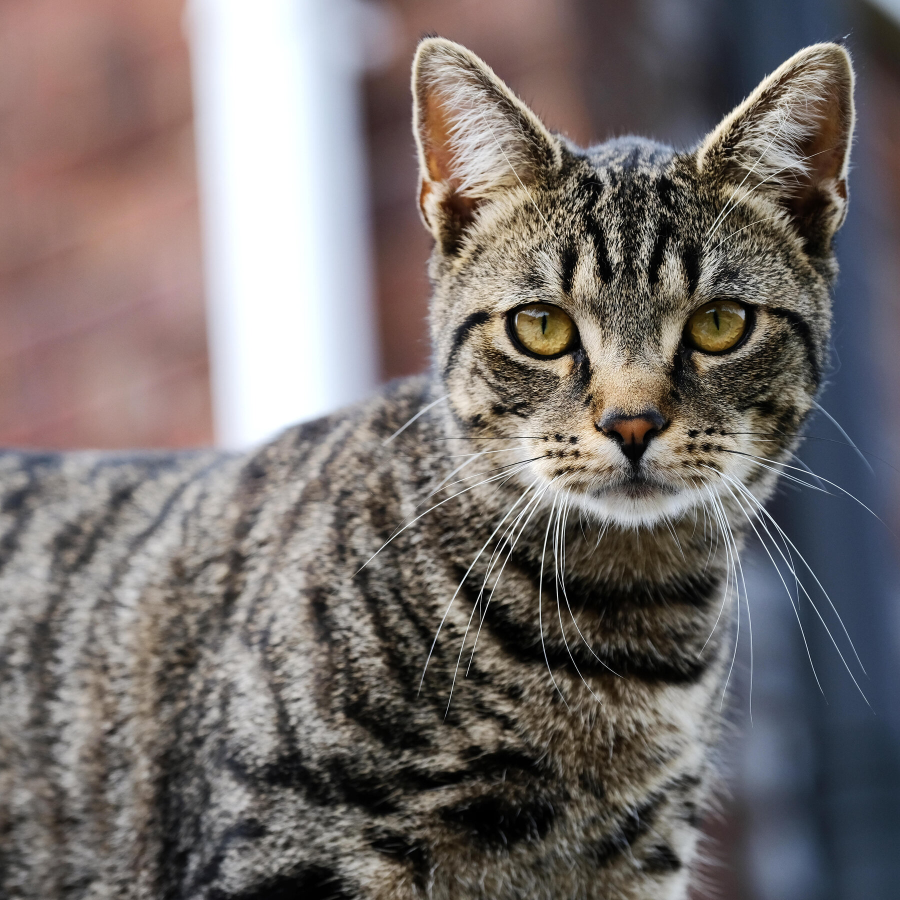
#> input picture All Files/test_1.jpg, 1800 x 1800 px (shown at 1/2 size)
$ python MatrixTest.py
#> lines starting #> are read from the running program, lines starting #| are printed output that depends on the picture
import numpy as np
from PIL import Image as im

import matplotlib.image as image
from numpy.matrixlib.defmatrix import mat
from collections import deque

img=image.imread('test_1.jpg')
#> img is the input picture: shape (1800, 1800, 3); mean R, G, B 118.1, 110.7, 108.6
print(img.shape)
#| (1800, 1800, 3)

unique = np.unique(sorted(img.flatten()))
#> unique = 256 values from 0 to 255
unique = unique[0:51]
#> unique = 51 values from 0 to 50

#Equation
def a(x,y):
    return (2*x)+(3*y)

def b(x,y):
    return abs((x**2)-(y**2))

def c(x):
    return ( (3 * (x**4)) - (7 * (x**3)) - (12 * (x**2)) )

f_array = []

for i in range(0,len(unique)-1):
    x = unique[i]
    y = unique[i+1]

    unique = np.append(unique,a(x,y))
    x,y = y,x
    unique = np.append(unique,a(x,y))
#> this loop made 50 passes
#> after the loop, unique = 151 values, max 248 at index 149, min 0 at index 0, mean 91.23

for i in range(0,len(unique)-1):
    x = unique[i]
    y = unique[i+1]

    unique = np.append(unique,b(x,y))
    x,y = y,x
    unique = np.append(unique,b(x,y))
#> this loop made 150 passes
#> (x, y) on passes 1 to 12: (1, 0), (2, 1), (3, 2), (4, 3), (5, 4), (6, 5), (7, 6), (8, 7), (9, 8), (10, 9), (11, 10), (12, 11)
#> after the loop, unique = 451 values, max 2940 at index 447, min 0 at index 0, mean 434.1


unique = unique[0:451]

# [6 lines of commented-out code are left out]

def leftShift(mat):
    temp = mat[0]
    for i in range(0,len(mat)-1):
        mat[i] = mat[i+1]
    mat[len(mat)-1] = temp
    return mat

def rightRotate(lists, num):
    output_list = []

    for item in range(len(lists) - num, len(lists)):
        output_list.append(lists[item])
    for item in range(0, len(lists) - num):
        output_list.append(lists[item])
    return output_list

matrix = np.array([unique])
#mat = np.array([1,2,3,4,5])
for i in range(1,len(unique)):
    # matrix = np.vstack([matrix,rightRotate(matrix[i-1],i)])
    # matrix = np.vstack([matrix,leftShift(matrix[i-1])])
    temp = deque(unique)
    if( i % 2 == 0):
        temp.rotate(c(i))
        #print("Here")
        matrix = np.vstack([matrix,temp])
    else:
        temp.rotate(-c(i))
        #print("There")
        matrix = np.vstack([matrix,temp])
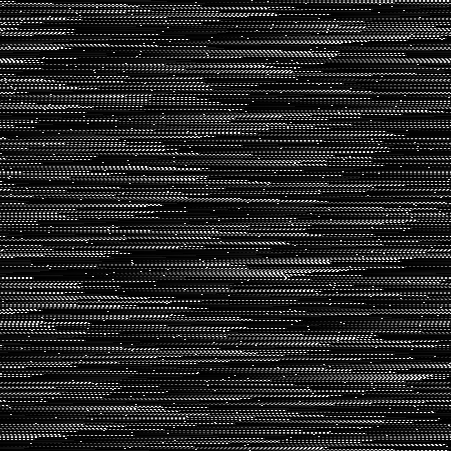
#> matrix: shape (451, 451) int64; min 0, max 2940, mean 434.1; drawn with min black and max white

print(matrix.shape)
#| (451, 451)
